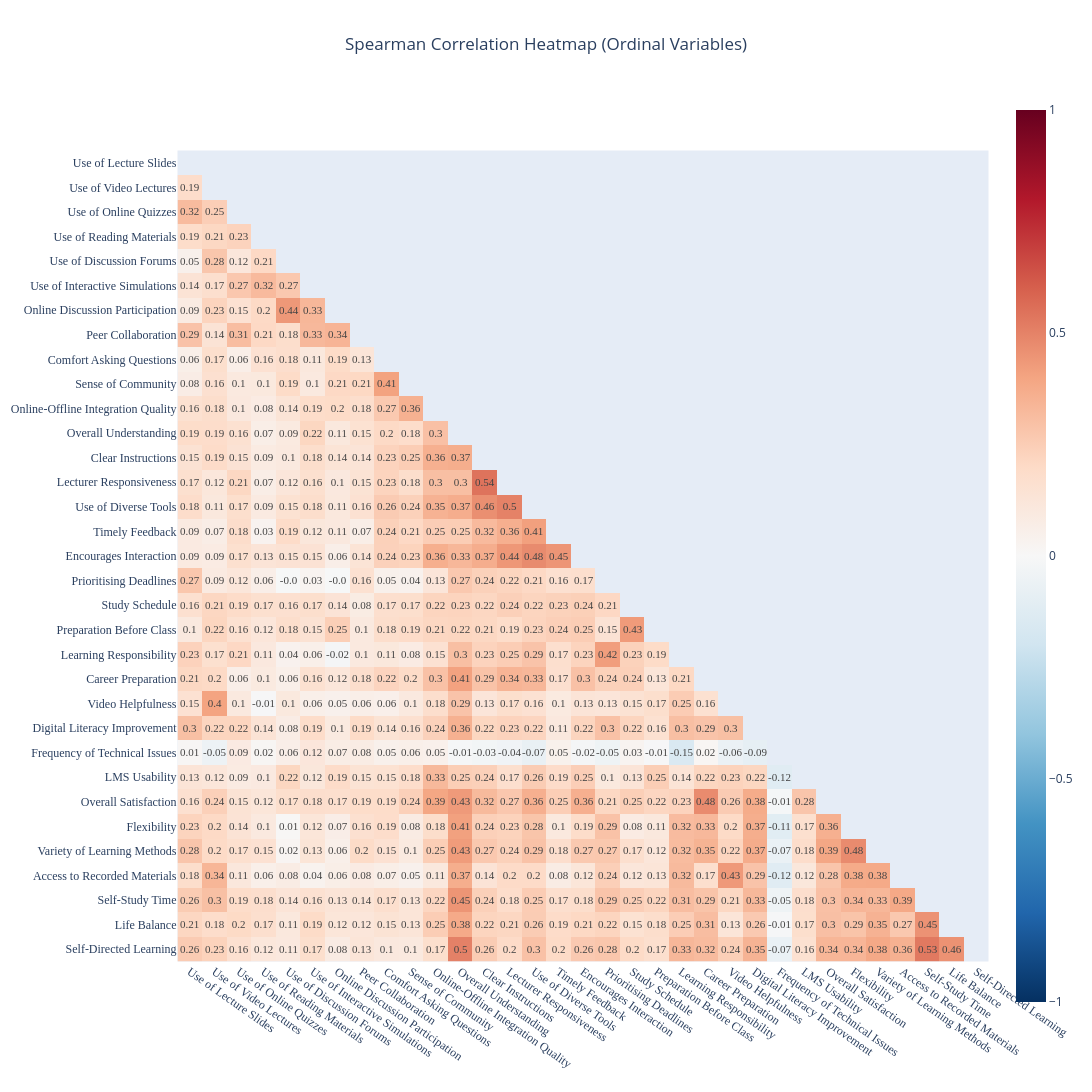

Notebook cell for this chart:
### Markdown cell above
### 3.1  Spearman Correlation — 33 Ordinal Variables

### Code cell
# variables
corr_features = ordinal_cols if corr_cfg.get("features", "ordinal_columns") == "ordinal_columns" else corr_cfg.get("features", ordinal_cols)

# Compute configured correlation
corr = df[corr_features].apply(pd.to_numeric, errors="coerce").corr(method=corr_cfg.get("method", "spearman"))

# Mask upper triangle
mask = np.triu(np.ones_like(corr, dtype=bool), k=0)
corr_lower = corr.mask(mask)

# Heatmap values
z = corr_lower.values
z_plot = np.where(pd.isna(z), None, z)

# Labels
short_labels = [pl(col) for col in corr_features]

# Text labels
text = np.where(pd.isna(z), "", np.round(z, 2))

# Plot
fig = px.imshow(
    z_plot,
    x=short_labels,
    y=short_labels,
    color_continuous_scale=corr_cfg.get("color_scale", "RdBu_r"),
    zmin=corr_cfg.get("zmin", -1),
    zmax=corr_cfg.get("zmax", 1),
    title=f"{corr_cfg.get('method', 'Spearman').title()} Correlation Heatmap (Ordinal Variables)"
)

fig.update_traces(
    text=text,
    texttemplate="%{text}",
    textfont=dict(size=11, family="Arial Black")
)

fig.update_layout(
    width=corr_cfg.get("heatmap_width", 1400),
    height=corr_cfg.get("heatmap_height", 1200),
    title_x=0.5,
    font=dict(size=12)
)

fig.update_xaxes(
    showgrid=False,
    zeroline=False,
    tickangle=35,
    tickfont=dict(size=12, family="Arial Black")
)

fig.update_yaxes(
    showgrid=False,
    zeroline=False,
    tickfont=dict(size=12, family="Arial Black")
)

fig.show()

### Figure 1 — Plotly figure (JSON) as saved in the notebook; plotly's stock layout.template omitted (floating-point values rounded to 4 significant figures; data arrays with more than 128 entries replaced by an {"elided": "..."} marker saying what was removed)
{"data": [{"coloraxis": "coloraxis", "hovertemplate": "x: %{x}<br>y: %{y}<br>color: %{z}<extra></extra>", "name": "0", "text": {"elided": "33x33 str values"}, "textfont": {"family": "Arial Black", "size": 11}, "texttemplate": "%{text}", "type": "heatmap", "x": ["Use of Lecture Slides", "Use of Video Lectures", "Use of Online Quizzes", "Use of Reading Materials", "Use of Discussion Forums", "Use of Interactive Simulations", "Online Discussion Participation", "Peer Collaboration", "Comfort Asking Questions", "Sense of Community", "Online-Offline Integration Quality", "Overall Understanding", "Clear Instructions", "Lecturer Responsiveness", "Use of Diverse Tools", "Timely Feedback", "Encourages Interaction", "Prioritising Deadlines", "Study Schedule", "Preparation Before Class", "Learning Responsibility", "Career Preparation", "Video Helpfulness", "Digital Literacy Improvement", "Frequency of Technical Issues", "LMS Usability", "Overall Satisfaction", "Flexibility", "Variety of Learning Methods", "Access to Recorded Materials", "Self-Study Time", "Life Balance", "Self-Directed Learning"], "xaxis": "x", "y": ["Use of Lecture Slides", "Use of Video Lectures", "Use of Online Quizzes", "Use of Reading Materials", "Use of Discussion Forums", "Use of Interactive Simulations", "Online Discussion Participation", "Peer Collaboration", "Comfort Asking Questions", "Sense of Community", "Online-Offline Integration Quality", "Overall Understanding", "Clear Instructions", "Lecturer Responsiveness", "Use of Diverse Tools", "Timely Feedback", "Encourages Interaction", "Prioritising Deadlines", "Study Schedule", "Preparation Before Class", "Learning Responsibility", "Career Preparation", "Video Helpfulness", "Digital Literacy Improvement", "Frequency of Technical Issues", "LMS Usability", "Overall Satisfaction", "Flexibility", "Variety of Learning Methods", "Access to Recorded Materials", "Self-Study Time", "Life Balance", "Self-Directed Learning"], "yaxis": "y", "z": {"elided": "33x33 float values"}}], "layout": {"coloraxis": {"cmax": 1, "cmin": -1, "colorscale": [[0, "rgb(5,48,97)"], [0.1, "rgb(33,102,172)"], [0.2, "rgb(67,147,195)"], [0.3, "rgb(146,197,222)"], [0.4, "rgb(209,229,240)"], [0.5, "rgb(247,247,247)"], [0.6, "rgb(253,219,199)"], [0.7, "rgb(244,165,130)"], [0.8, "rgb(214,96,77)"], [0.9, "rgb(178,24,43)"], [1, "rgb(103,0,31)"]]}, "font": {"size": 12}, "height": 1200, "title": {"text": "Spearman Correlation Heatmap (Ordinal Variables)", "x": 0.5}, "width": 1400, "xaxis": {"anchor": "y", "constrain": "domain", "domain": [0, 1], "scaleanchor": "y", "showgrid": false, "tickangle": 35, "tickfont": {"family": "Arial Black", "size": 12}, "zeroline": false}, "yaxis": {"anchor": "x", "autorange": "reversed", "constrain": "domain", "domain": [0, 1], "showgrid": false, "tickfont": {"family": "Arial Black", "size": 12}, "zeroline": false}}}
